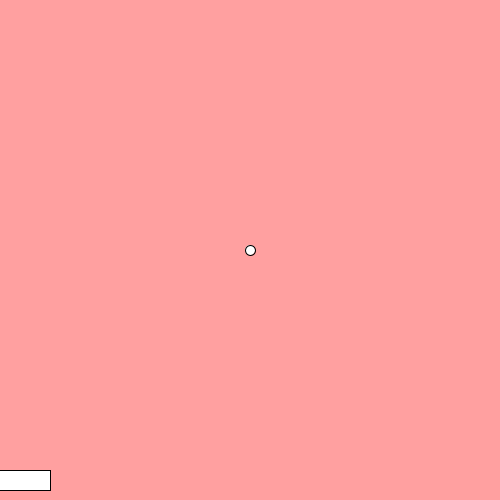
Frame 1 (no input)
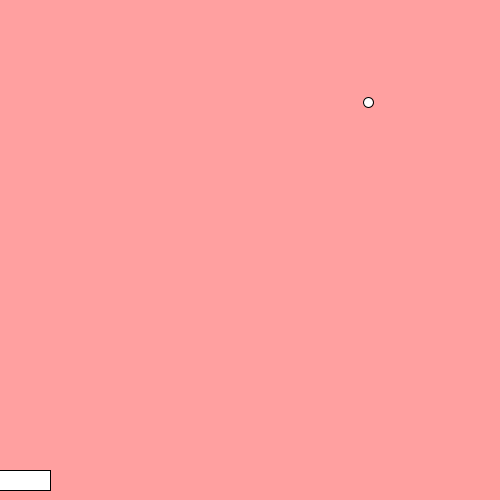
Frame 60 (the mouse pressed at the canvas centre just before this capture)
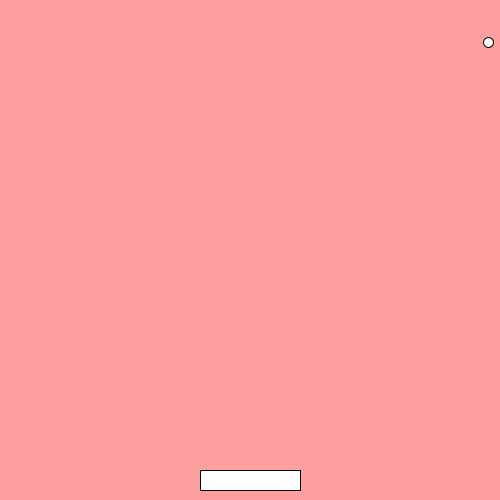
Frame 120 (the mouse held since frame 60 and released just before this capture)

The Processing sketch that drew these frames (run headless with seeded random() and noise(); from frame 60 on, the mouse is pressed at the canvas centre):

// Processing sketch: week04_4_boardX_boardY_boardW_boardH
// ── week04_4_boardX_boardY_boardW_boardH.pde
void setup(){
 size(500,500); 
}
float x=250, y=250; //變數(位置)精細
float vx=2.0, vy=-2.5; //速度
float boardX, boardY=470, boardW=100, boardH=20;
void draw(){
 boardX=mouseX-boardW/2;
 background(#FFA0A0); //背景，去除殘影
 rect(boardX, boardY, boardW, boardH); //控制的板子
 ellipse(x, y, 10, 10); //橢圓
 x=x+vx;
 y=y+vy;
 if(x>500) vx=-vx;
 if(y<0) vy=-vy;
 if(x<0) vx=-vx;
 if((y>boardY && y<boardY+boardH) && 
    (x>boardX && x<boardX+boardW)){
      vy = -vy;
      vx +=(mouseX-pmouseX)/2;
 }
 if(mousePressed && mouseButton==LEFT) boardW *=1.01; //每天多努力1%
 if(mousePressed && mouseButton==RIGHT) boardW *=0.99; //每天多混1%
}
